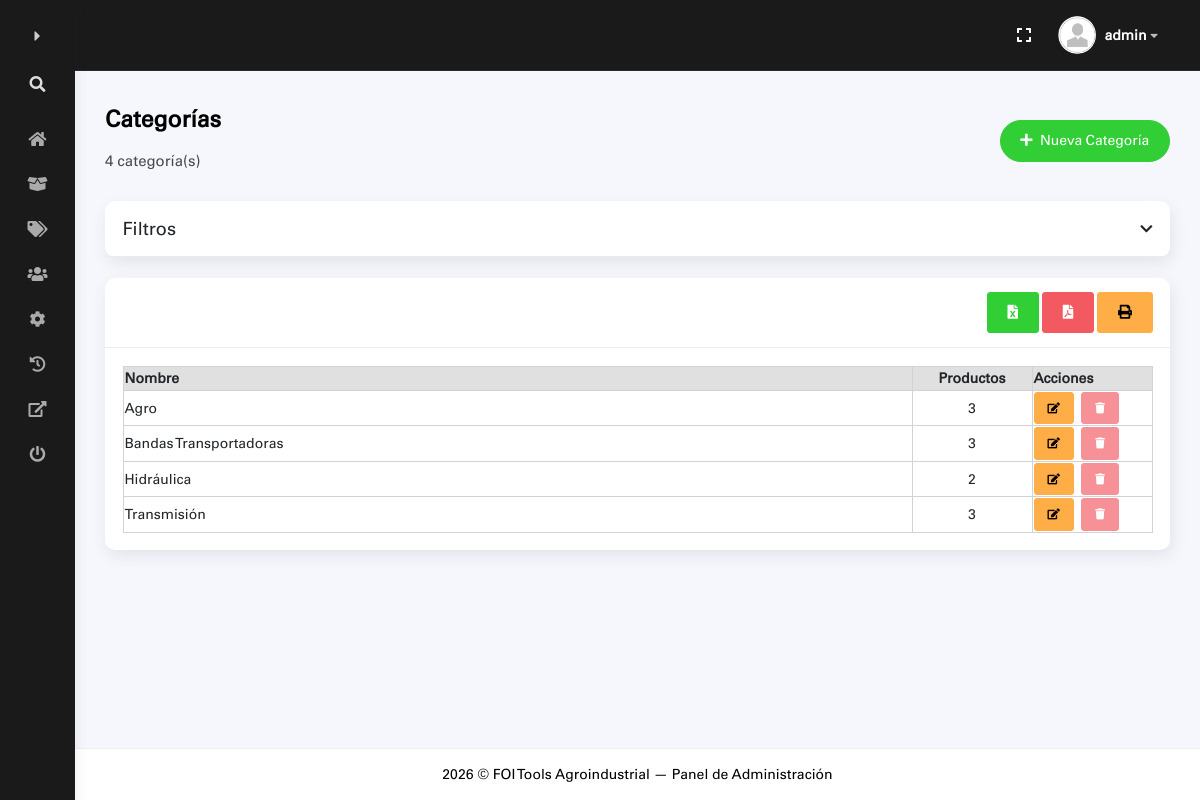
Page /admin/index.php?a=categorias (signed in) on the committed database.
### tables this page shows
CREATE TABLE IF NOT EXISTS `categorias` (
    `id`         INT UNSIGNED     NOT NULL AUTO_INCREMENT,
    `nombre`     VARCHAR(100)     NOT NULL,
    `created_at` TIMESTAMP        NOT NULL DEFAULT CURRENT_TIMESTAMP,
    PRIMARY KEY (`id`),
    UNIQUE KEY `uq_categorias_nombre` (`nombre`)
);

### admin/categorias.php (the view, shortened to what this page needs)
<?php
$pdo = Conexion::get();
$categorias = $pdo->query(
    'SELECT c.id, c.nombre,
            COUNT(p.id) AS total_productos
     FROM categorias c
     LEFT JOIN productos p ON p.categoria_id = c.id
     GROUP BY c.id, c.nombre
     ORDER BY c.nombre ASC'
)->fetchAll();
?>
<div class="container">
    <div class="page-inner">
        <div class="d-flex align-items-left align-items-md-center flex-column flex-md-row pt-2 pb-4">
            <div>
                <h3 class="fw-bold mb-3">Categorías</h3>
                <h6 class="op-7 mb-2"><?= count($categorias) ?> categoría(s)</h6>
            </div>
            <div class="ms-md-auto py-2 py-md-0">
                <button class="btn btn-success btn-round" onclick="abrirModalNuevaCategoria()">
                    <i class="fas fa-plus me-1"></i> Nueva Categoría
                </button>
            </div>
        </div>
        <div class="card mb-4">
            <div class="card-header d-flex justify-content-between align-items-center toggle-filtros"
                style="cursor:pointer;" data-bs-toggle="collapse" data-bs-target="#colapsoFiltrosCategorias"
                aria-expanded="false" aria-controls="colapsoFiltrosCategorias">
                <h5 class="mb-0">Filtros</h5>
                <i class="fas fa-chevron-down icono-toggle-filtros"></i>
            </div>
        </div>
        <div class="card">
            <div class="card-header d-flex justify-content-between align-items-center flex-wrap gap-2">
                <div class="d-flex gap-1">
                    <button onclick="exportarExcelDataTables('listado_categorias','tablaCategorias')" class="btn btn-success" title="Exportar Excel">
                        <i class="fas fa-file-excel"></i>
                    </button>
                    <button onclick="exportarPdfDataTables('Categorías','listado_categorias','tablaCategorias')" class="btn btn-danger" title="Exportar PDF">
                        <i class="fas fa-file-pdf"></i>
                    </button>
                    <button onclick="imprimirPdfDataTables('Categorías','listado_categorias','tablaCategorias')" class="btn btn-warning" title="Imprimir">
                        <i class="fas fa-print"></i>
                    </button>
                </div>
            </div>
            <div class="card-body">
                <div class="table-responsive">
                    <table class="display nowrap w-100" id="tablaCategorias">
                        <thead class="bg-gray3">
                            <tr>
                                <th>Nombre</th>
                                <th class="text-center" style="width:120px;">Productos</th>
                                <th style="width:120px;">Acciones</th>
                            </tr>
                        </thead>
                        <tbody>
                            <?php foreach ($categorias as $cat): ?>
                            <tr data-nombre="<?= htmlspecialchars(mb_strtolower($cat['nombre'])) ?>"
                                data-total="<?= (int)$cat['total_productos'] ?>">
                                <td><?= htmlspecialchars($cat['nombre']) ?></td>
                                <td class="text-center"><?= (int)$cat['total_productos'] ?></td>
                                <td>
                                    <button class="btn btn-sm btn-warning me-1"
                                        onclick="abrirModalRenombrar(<?= $cat['id'] ?>, '<?= htmlspecialchars($cat['nombre'], ENT_QUOTES) ?>')"
                                        title="Renombrar">
                                        <i class="fas fa-edit"></i>
                                    </button>
                                    <button class="btn btn-sm btn-danger"
                                        <?php if ((int)$cat['total_productos'] > 0): ?>
                                            disabled title="Reasigná los productos antes de eliminar"
                                        <?php else: ?>
                                            onclick="eliminarCategoria(<?= $cat['id'] ?>, '<?= htmlspecialchars($cat['nombre'], ENT_QUOTES) ?>')"
                                        <?php endif; ?>
                                        title="Eliminar">
                                        <i class="fas fa-trash"></i>
                                    </button>
                                </td>
                            </tr>
                            <?php endforeach; ?>
                        </tbody>
                    </table>
                </div>
            </div>
        </div>
    </div>
</div>

### admin/assets/css/admin-custom.css (style rules this page uses)
:root { --foi-rojo: #CC2229; --foi-rojo-hover: #a81b21; --foi-rojo-suave: rgba(204, 34, 41, 0.12); --foi-negro: #1a1a1a; --foi-negro-light: #2a2a2a; --bg-dark: #1a1a1a; }
.icono-toggle-filtros { transition: transform 0.3s ease; }

### rows in the picture
categorias: nombre "Agro", total_productos "3"
categorias: nombre "Bandas Transportadoras", total_productos "3"
categorias: nombre "Hidráulica", total_productos "2"
categorias: nombre "Transmisión", total_productos "3"

### other values in the picture
$_SESSION['admin_usuario'] "admin"
count($categorias) "4"
